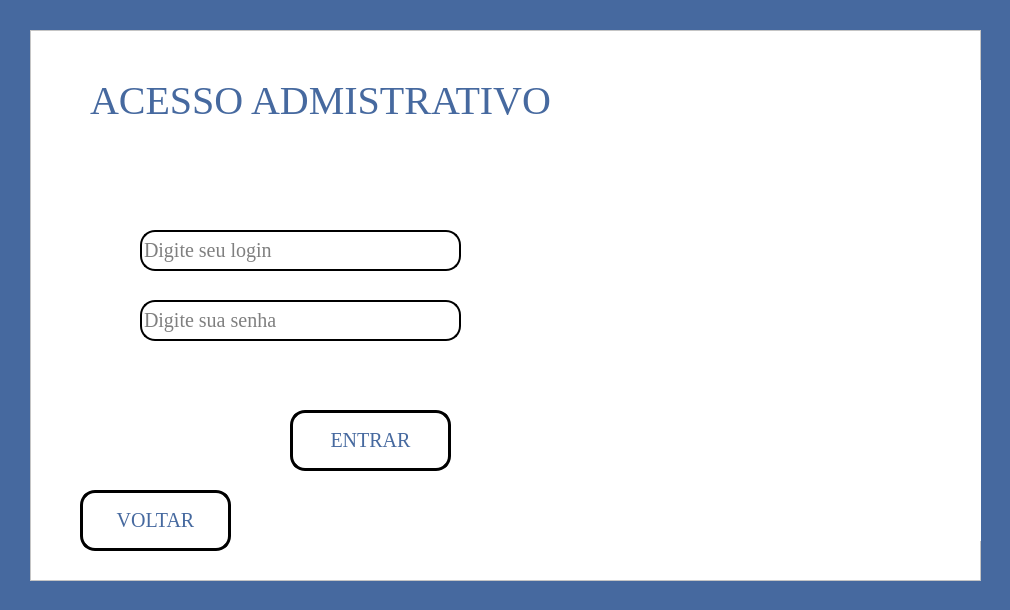
<?xml version="1.0" encoding="UTF-8"?>
<ui version="4.0">
 <class>tela_acesso_adm</class>
 <widget class="QMainWindow" name="tela_acesso_adm">
  <property name="geometry">
   <rect>
    <x>0</x>
    <y>0</y>
    <width>1010</width>
    <height>610</height>
   </rect>
  </property>
  <property name="windowTitle">
   <string>Acesso Administrativo</string>
  </property>
  <property name="windowIcon">
   <iconset>
    <normaloff>imagens/diplomado.png</normaloff>imagens/diplomado.png</iconset>
  </property>
  <property name="styleSheet">
   <string notr="true">background-color:rgb(70, 105, 159);</string>
  </property>
  <widget class="QWidget" name="centralwidget">
   <widget class="QFrame" name="frame">
    <property name="geometry">
     <rect>
      <x>30</x>
      <y>30</y>
      <width>951</width>
      <height>551</height>
     </rect>
    </property>
    <property name="styleSheet">
     <string notr="true">background-color: rgb(255, 255, 255);</string>
    </property>
    <property name="frameShape">
     <enum>QFrame::StyledPanel</enum>
    </property>
    <property name="frameShadow">
     <enum>QFrame::Raised</enum>
    </property>
    <widget class="QLabel" name="label_2">
     <property name="geometry">
      <rect>
       <x>30</x>
       <y>30</y>
       <width>521</width>
       <height>81</height>
      </rect>
     </property>
     <property name="font">
      <font>
       <family>Georgia</family>
       <pointsize>30</pointsize>
       <weight>50</weight>
       <bold>false</bold>
      </font>
     </property>
     <property name="styleSheet">
      <string notr="true">COLOR:rgb(70, 105, 159)</string>
     </property>
     <property name="text">
      <string>ACESSO ADMISTRATIVO</string>
     </property>
     <property name="alignment">
      <set>Qt::AlignCenter</set>
     </property>
    </widget>
    <widget class="QLabel" name="acesso_invalido_adm">
     <property name="geometry">
      <rect>
       <x>120</x>
       <y>320</y>
       <width>291</width>
       <height>41</height>
      </rect>
     </property>
     <property name="font">
      <font>
       <pointsize>14</pointsize>
       <weight>75</weight>
       <bold>true</bold>
      </font>
     </property>
     <property name="styleSheet">
      <string notr="true">COLOR:rgb(64, 96, 146)</string>
     </property>
     <property name="text">
      <string/>
     </property>
    </widget>
    <widget class="QLineEdit" name="login_adm">
     <property name="geometry">
      <rect>
       <x>110</x>
       <y>200</y>
       <width>321</width>
       <height>41</height>
      </rect>
     </property>
     <property name="font">
      <font>
       <family>Georgia</family>
       <pointsize>15</pointsize>
       <weight>50</weight>
       <bold>false</bold>
      </font>
     </property>
     <property name="styleSheet">
      <string notr="true">background-color:rgb(255,255,255);
border-radius:15px;
border-style:outset;
border-width:2px;</string>
     </property>
     <property name="inputMethodHints">
      <set>Qt::ImhHiddenText</set>
     </property>
     <property name="text">
      <string/>
     </property>
     <property name="placeholderText">
      <string>Digite seu login</string>
     </property>
     <property name="clearButtonEnabled">
      <bool>false</bool>
     </property>
    </widget>
    <widget class="QLineEdit" name="senha_adm">
     <property name="geometry">
      <rect>
       <x>110</x>
       <y>270</y>
       <width>321</width>
       <height>41</height>
      </rect>
     </property>
     <property name="font">
      <font>
       <family>Georgia</family>
       <pointsize>15</pointsize>
       <weight>50</weight>
       <bold>false</bold>
      </font>
     </property>
     <property name="styleSheet">
      <string notr="true">background-color:rgb(255,255,255);
border-radius:15px;
border-style:outset;
border-width:2px;</string>
     </property>
     <property name="inputMethodHints">
      <set>Qt::ImhHiddenText|Qt::ImhNoAutoUppercase|Qt::ImhNoPredictiveText|Qt::ImhSensitiveData</set>
     </property>
     <property name="text">
      <string/>
     </property>
     <property name="echoMode">
      <enum>QLineEdit::Password</enum>
     </property>
     <property name="placeholderText">
      <string>Digite sua senha </string>
     </property>
     <property name="clearButtonEnabled">
      <bool>false</bool>
     </property>
    </widget>
    <widget class="QPushButton" name="botao_acesso_adm">
     <property name="geometry">
      <rect>
       <x>260</x>
       <y>380</y>
       <width>161</width>
       <height>61</height>
      </rect>
     </property>
     <property name="font">
      <font>
       <family>Georgia</family>
       <pointsize>15</pointsize>
       <weight>50</weight>
       <bold>false</bold>
      </font>
     </property>
     <property name="cursor">
      <cursorShape>UpArrowCursor</cursorShape>
     </property>
     <property name="styleSheet">
      <string notr="true">QPushButton{
color: rgb(70, 105, 159);
}

QPushButton{
background-color: rgb(255, 255, 255)
}

QPushButton:hover{
	background-color: lightblue
}

QPushButton{
border:3px solid black;
border-radius: 15px;
padding: 2px;
}</string>
     </property>
     <property name="text">
      <string>ENTRAR</string>
     </property>
     <property name="icon">
      <iconset>
       <normaloff>../DESING/19224431551684926350-32.png</normaloff>../DESING/19224431551684926350-32.png</iconset>
     </property>
     <property name="iconSize">
      <size>
       <width>30</width>
       <height>30</height>
      </size>
     </property>
    </widget>
    <widget class="QLabel" name="label">
     <property name="geometry">
      <rect>
       <x>410</x>
       <y>50</y>
       <width>581</width>
       <height>461</height>
      </rect>
     </property>
     <property name="text">
      <string/>
     </property>
     <property name="pixmap">
      <pixmap>imagens/LOGO_UNIVERS.png</pixmap>
     </property>
     <property name="scaledContents">
      <bool>true</bool>
     </property>
    </widget>
    <widget class="QPushButton" name="botao_voltar_adm">
     <property name="geometry">
      <rect>
       <x>50</x>
       <y>460</y>
       <width>151</width>
       <height>61</height>
      </rect>
     </property>
     <property name="font">
      <font>
       <family>Georgia</family>
       <pointsize>15</pointsize>
       <weight>50</weight>
       <bold>false</bold>
      </font>
     </property>
     <property name="cursor">
      <cursorShape>UpArrowCursor</cursorShape>
     </property>
     <property name="styleSheet">
      <string notr="true">QPushButton{
color: rgb(70, 105, 159);
}

QPushButton{
background-color: rgb(255, 255, 255)
}

QPushButton:hover{
	background-color: lightblue
}

QPushButton{
border:3px solid black;
border-radius: 15px;
padding: 2px;
}</string>
     </property>
     <property name="text">
      <string>VOLTAR</string>
     </property>
     <property name="icon">
      <iconset>
       <normaloff>../DESING/9868474931649315515-128.png</normaloff>../DESING/9868474931649315515-128.png</iconset>
     </property>
     <property name="iconSize">
      <size>
       <width>30</width>
       <height>30</height>
      </size>
     </property>
    </widget>
    <widget class="QLabel" name="label_3">
     <property name="geometry">
      <rect>
       <x>230</x>
       <y>120</y>
       <width>81</width>
       <height>71</height>
      </rect>
     </property>
     <property name="text">
      <string/>
     </property>
     <property name="pixmap">
      <pixmap>../DESING/16671574911586787867-48.png</pixmap>
     </property>
     <property name="scaledContents">
      <bool>true</bool>
     </property>
     <property name="alignment">
      <set>Qt::AlignCenter</set>
     </property>
    </widget>
    <widget class="QLabel" name="label_4">
     <property name="geometry">
      <rect>
       <x>50</x>
       <y>270</y>
       <width>51</width>
       <height>41</height>
      </rect>
     </property>
     <property name="text">
      <string/>
     </property>
     <property name="pixmap">
      <pixmap>../DESING/4434053531595501194-48.png</pixmap>
     </property>
     <property name="scaledContents">
      <bool>true</bool>
     </property>
     <property name="alignment">
      <set>Qt::AlignCenter</set>
     </property>
    </widget>
    <zorder>label</zorder>
    <zorder>acesso_invalido_adm</zorder>
    <zorder>login_adm</zorder>
    <zorder>senha_adm</zorder>
    <zorder>botao_acesso_adm</zorder>
    <zorder>label_2</zorder>
    <zorder>botao_voltar_adm</zorder>
    <zorder>label_3</zorder>
    <zorder>label_4</zorder>
   </widget>
  </widget>
 </widget>
 <resources/>
 <connections/>
</ui>
